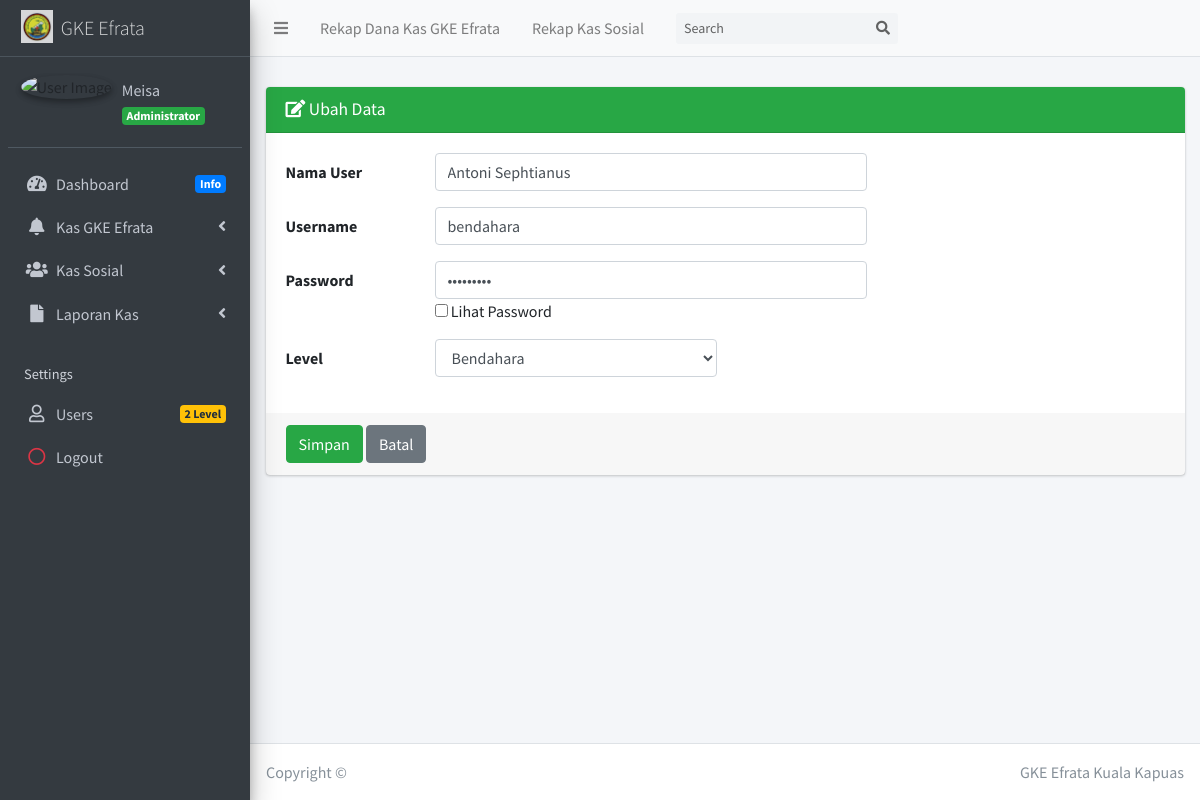
Screenshot of /?page=MyApp/edit_pengguna&kode=1 (signed in) with the database file from the repository.
### tables this page shows
CREATE TABLE IF NOT EXISTS `tb_pengguna` (
  `id_pengguna` int(11) NOT NULL AUTO_INCREMENT,
  `nama_pengguna` varchar(30) NOT NULL,
  `username` varchar(1028) NOT NULL,
  `password` longtext NOT NULL,
  `level` enum('Administrator','Bendahara') NOT NULL,
  `kode` int(11) DEFAULT NULL,
  PRIMARY KEY (`id_pengguna`)
);

### admin/pengguna/edit_pengguna.php (the view, shortened to what this page needs)
<?php
    if(isset($_GET['kode'])){
        $sql_cek = "SELECT * FROM tb_pengguna WHERE id_pengguna='".$_GET['kode']."'";
        $query_cek = mysqli_query($koneksi, $sql_cek);
        $data_cek = mysqli_fetch_array($query_cek,MYSQLI_BOTH);
    }
?>
<div class="card card-success">
  <div class="card-header">
    <h3 class="card-title"><i class="fa fa-edit"></i> Ubah Data</h3>
  </div>
  <form action="" method="post" enctype="multipart/form-data">
    <div class="card-body">
      <div class="form-group row">
        <label class="col-sm-2 col-form-label">Nama User</label>
        <div class="col-sm-6">
          <input type="text" class="form-control" id="nama_pengguna" name="nama_pengguna" value="<?php echo $data_cek['nama_pengguna']; ?>"/>
        </div>
      </div>
      <div class="form-group row">
        <label class="col-sm-2 col-form-label">Username</label>
        <div class="col-sm-6">
          <input type="text" class="form-control" id="username" name="username" value="<?php echo $data_cek['username']; ?>"/>
        </div>
      </div>
      <div class="form-group row">
        <label class="col-sm-2 col-form-label">Password</label>
        <div class="col-sm-6">
          <input type="password" class="form-control" id="pass" name="password" value="<?php echo $data_cek['password']; ?>"/>
          <input id="mybutton" onclick="change()" type="checkbox" class="form-checkbox"> Lihat Password
        </div>
      </div>
      <div class="form-group row">
      <label class="col-sm-2 col-form-label">Level</label>
      <div class="col-sm-4">
          <select name="level" id="level" class="form-control">
            <?php
                if ($data_cek['level'] == "Bendahara") echo "<option value='Bendahara' selected>Bendahara</option>";
                else echo "<option value='Bendahara'>Bendahara</option>";
            ?>
        </select>
      </div>
      </div>
    </div>
    <div class="card-footer">
      <input type="submit" name="Ubah" value="Simpan" class="btn btn-success" >
      <a href="?page=MyApp/data_pengguna" title="Kembali" class="btn btn-secondary">Batal</a>
    </div>
  </form>
</div>

### rows the page displays
tb_pengguna: nama_pengguna "Antoni Sephtianus", username "bendahara", level "Bendahara"

### other values shown
$data_nama "Meisa"
$data_level "Administrator"
